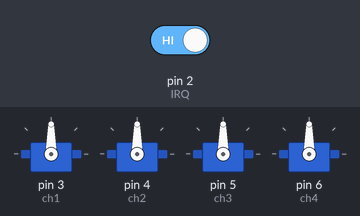
Bench run of a sketch on a simulated Arduino Uno, built with avr-gcc and run on an emulated ATmega328P. On the bench: 4 × servo. The inputs (shaded band) are chosen by the test bench; at power-on: pin 2 (IRQ) HIGH. What the sketch prints to the serial monitor is not drawn.

Above: at 1.2 s.
1.3 s: pin 2 (IRQ) driven LOW
At 2.5 s:
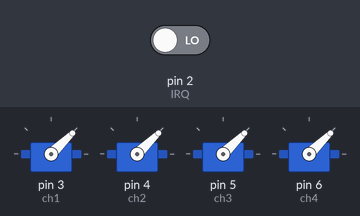
Timing chart, 0 to 4.3 s (numbered marks = the images above; inputs shaded):
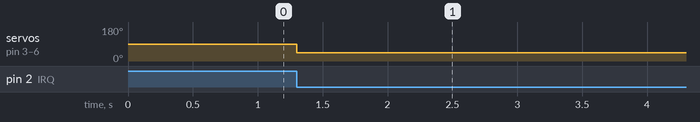

The sketch:

Reciever.ino
```cpp
#include <Servo.h>

//Uno Recieves
#define MOSI_PIN 11
#define MISO_PIN 12
#define SCK_PIN 13
#define SS_ARD_PIN 10
#define SS_PIN 9
#define CE_PIN 8  //CE HIGH for RX
#define IRQ 2

// nrf instructions

#define flush_tx 0b11100001
#define flush_rx 0b11100010

#define rd_rx_payload 0b01100001
#define wt_tx_payload 0b10100000

#define set_mode() SPCR&=0xf3
#define set_data_order() SPCR&=0xdf
#define begin_spi() SPCR|=0x40

//register addresses

#define nrf_config     0x00
#define en_AA 0x01
#define en_rx_addr     0x02
#define setup_aw       0x03
#define setup_retr     0x04
#define rf_ch          0x05
#define rf_setup       0x06
#define nrf_status     0x07
#define observe_tx     0x08
#define rpd            0x09
#define rx_addr_p0     0x0a
#define rx_addr_p1     0x0b
#define rx_addr_p2     0x0c
#define rx_addr_p3     0x0d
#define rx_addr_p4     0x0e
#define rx_addr_p5     0x0f
#define tx_addr        0x10
#define rx_pw_p0       0x11
#define rx_pw_p1       0x12
#define rx_pw_p2       0x13
#define rx_pw_p3       0x14
#define rx_pw_p4       0x15
#define rx_pw_p5       0x16
#define fifo_status    0x17
#define dyn_payload    0x1c
#define feature_reg    0x1d

byte data_in[6],rx_tx_addr[3]={0x1a,0x2b,0x3c};

Servo ch1,ch2,ch3,ch4;

void setup()
{
  Serial.begin(115200);
  ch1.attach(3);
  ch2.attach(4);
  ch3.attach(5);
  ch4.attach(6);
  init_spi();                     //intialize SPI on arduino
  set_sck_mode_order();           //set clock rate mode and data order
  begin_spi();                    //set SPI enable bit in SPCR
  config_nrf_rx();                //configure as transmitter
  clear_interrupts();
  Serial.print("\nAll set..!!");
}

void loop()
{
  Serial.print("\nBoo");
  //uint32_t temp=micros();
  //test_spi();
  //display_register();
  //Serial.print("\nFrequency\t");
  //Serial.print(1/((micros()-temp)*0.000001));
  //Serial.print("\n");
  delay(10);
}

void clear_interrupts()
{
  write_reg_bit(0x07,4,1);
  write_reg_bit(0x07,5,1);
  write_reg_bit(0x07,6,1);
}
```

display.ino
```cpp
void display_pwm()
{
  Serial.print("\nPWM VALUES\t");
  Serial.print(data_in[2]*4+1000);
  Serial.print("\t");
  Serial.print(data_in[3]*4+1000);
  Serial.print("\t");
  Serial.print(data_in[4]*4+1000);
  Serial.print("\t");
  Serial.print(data_in[5]*4+1000);
  Serial.print("\n\n");

}
void display_register()
{
  Serial.print("\nnrf_config ");
  Serial.print(read_reg(nrf_config),HEX);

  Serial.print("\nen_shock_burst ");
  Serial.print(read_reg(en_AA),HEX);

  Serial.print("\nen_rx_addr ");
  Serial.print(read_reg(en_rx_addr),HEX);

  Serial.print("\nsetup_aw ");
  Serial.print(read_reg(setup_aw),HEX);

  Serial.print("\nsetup_retr ");
  Serial.print(read_reg(setup_retr),HEX);

  Serial.print("\nrf_ch ");
  Serial.print(read_reg(rf_ch),HEX);

  Serial.print("\nrf_setup ");
  Serial.print(read_reg(rf_setup),HEX);

  Serial.print("\nnrf_status ");
  Serial.print(read_reg(nrf_status),HEX);

  Serial.print("\nobserve_tx ");
  Serial.print(read_reg(observe_tx),HEX);

  Serial.print("\nrpd ");
  Serial.print(read_reg(rpd),HEX);

  Serial.print("\nrx_addr_p0 ");
  Serial.print(read_reg(rx_addr_p0),HEX);

  Serial.print("\nrx_addr_p1 ");
  Serial.print(read_reg(rx_addr_p1),HEX);

  Serial.print("\nrx_addr_p2 ");
  Serial.print(read_reg(rx_addr_p2),HEX);

  Serial.print("\nrx_addr_p3 ");
  Serial.print(read_reg(rx_addr_p3),HEX);

  Serial.print("\nrx_addr_p4 ");
  Serial.print(read_reg(rx_addr_p4),HEX);

  Serial.print("\nrx_addr_p5 ");
  Serial.print(read_reg(rx_addr_p5),HEX);

  Serial.print("\ntx_addr ");
  Serial.print(read_reg(tx_addr),HEX);

  Serial.print("\nrx_pw_p0 ");
  Serial.print(read_reg(rx_pw_p0),HEX);

  Serial.print("\nrx_pw_p1 ");
  Serial.print(read_reg(rx_pw_p1),HEX);

  Serial.print("\nrx_pw_p2 ");
  Serial.print(read_reg(rx_pw_p2),HEX);

  Serial.print("\nrx_pw_p3 ");
  Serial.print(read_reg(rx_pw_p3),HEX);

  Serial.print("\nrx_pw_p4 ");
  Serial.print(read_reg(rx_pw_p4),HEX);

  Serial.print("\nrx_pw_p5 ");
  Serial.print(read_reg(rx_pw_p5),HEX);

  Serial.print("\nfifo_status ");
  Serial.print(read_reg(fifo_status),HEX);

  Serial.print("\ndyn_payload ");
  Serial.print(read_reg(dyn_payload),HEX);

  Serial.print("\nfeature_reg ");
  Serial.print(read_reg(feature_reg),HEX);
}

void display_recv_data()
{
  Serial.print("\nRecieved Bytes\t");
  Serial.print(data_in[2],DEC);
  Serial.print('\t');
  Serial.print(data_in[3],DEC);
  Serial.print('\t');
  Serial.print(data_in[4],DEC);
  Serial.print('\t');
  Serial.print(data_in[5],DEC);
}
```

rx_interrupt.ino
```cpp
void get_data()                              //ISR for reciever
{
  Serial.print("\nRX Interrupt");
  ss_low();
  data_in[0]=send_byte_ns(rd_rx_payload);   //Instruction to read payload
  data_in[2]=send_byte_ns(0);               // Read data byte 1
  data_in[3]=send_byte_ns(0);               //Read data byte 2
  data_in[4]=send_byte_ns(0);               // Read data byte 1
  data_in[5]=send_byte_ns(0);               //Read data byte 2
  ss_high();
  delay(2);
  write_reg_bit(0x07,6,1);                  //Clear Interrupt flag in STATUS reg of nRF very essential..because flag isn't automatically cleared when ISR is called
  ch1.writeMicroseconds(data_in[2]*4+1000); //one can make 10bytes packets on the tx node
  ch2.writeMicroseconds(data_in[3]*4+1000);
  ch3.writeMicroseconds(data_in[4]*4+1000);
  ch4.writeMicroseconds(data_in[5]*4+1000);
  //display_recv_data();
  //display_pwm();
}
```

spi_arduino.ino
```cpp
void ss_low()
{
  digitalWrite(SS_PIN,LOW);
}

void ss_high()
{
  digitalWrite(SS_PIN,HIGH);
}

void set_sck_mode_order()
{
  set_sck();
  set_mode();
  set_data_order();
}

void set_sck()
{
  SPCR&=0xFC;
  SPSR|=0x01;
}

ISR(SPI_STC_vect)
{
  Serial.print("\nArduino ISR CALLED");
}
```

spi_nrf.ino
```cpp
void init_spi()
{
  pinMode(MOSI_PIN,OUTPUT);
  pinMode(MISO_PIN,INPUT);
  pinMode(SCK_PIN,OUTPUT);
  pinMode(SS_ARD_PIN,OUTPUT);
  pinMode(SS_PIN,OUTPUT);
  pinMode(IRQ,INPUT);
  SPCR=0x00;
  SPCR|=0x10; //Interrupt disabled,Arduino as Master.
  delay(2);
}

byte send_byte(byte data)           //send byte via spi
{
  ss_low();
  SPDR=data;
  while(!(SPSR & (1<<SPIF)));
  data_in[0]=SPDR;
  ss_high();
  return data_in[0];
}

byte send_byte_ns(byte data)      //send byte via SPI non stop..just like spi.transfer
{
  SPDR=data;
  while(!(SPSR & (1<<SPIF)));
  return SPDR;
}

void write_reg(byte address, byte value)
{
  ss_low();
  SPDR=32 + address;
  while(!(SPSR & (1<<SPIF)));
  data_in[0]=SPDR;

  SPDR=value;
  while(!(SPSR & (1<<SPIF)));
  data_in[1]=SPDR;
  ss_high();
}

void write_reg_bit(byte address,byte bit_no,boolean value)
{
  data_in[1]=read_reg(address);

  if (value==1)
    bitSet(data_in[1],bit_no);
  else if(value==0)
    bitClear(data_in[1],bit_no);

  write_reg(address,data_in[1]);
}

void write_addr_reg(byte address,byte value[3])
{
  ss_low();
  SPDR=32 + address;
  while(!(SPSR & (1<<SPIF)));
  SPDR=value[0];
  while(!(SPSR & (1<<SPIF)));
  SPDR=value[1];
  while(!(SPSR & (1<<SPIF)));
  SPDR=value[2];
  while(!(SPSR & (1<<SPIF)));
  ss_high();

}

byte read_reg(byte address)
{
  ss_low();
  SPDR=address;
  while(!(SPSR & (1<<SPIF)));
  data_in[0]=SPDR;

  SPDR=0b00000000;
  while(!(SPSR & (1<<SPIF)));
  data_in[1]=SPDR;
  ss_high();
  return data_in[1];
}

boolean read_reg_bit(byte address, byte bit_no)
{
  data_in[1]=read_reg(address);
  return((data_in[1]>>bit_no) & 0x01);
}

void test_spi()
{
  write_reg(0x00,0x0A);

  Serial.print("\nConfig ");
  Serial.print(read_reg(0x00),HEX);

  write_reg(0x00,0x1A);

  Serial.print("\nConfig ");
  Serial.print(read_reg(0x00),HEX);
}
```

config_nrf.ino
```cpp
void config_nrf_rx()
{
  write_reg_bit(nrf_config,1,1);          //power up
  write_reg_bit(0x00,0,1);    //RX MODE

  write_reg_bit(0x00,6,0);    //RX_DR Enable
  write_reg_bit(0x00,5,1);    //TX_DS disable
  write_reg_bit(0x00,4,1);    //RT disable

  send_byte(flush_rx);
  send_byte(flush_tx);

  write_reg(0x11,0x04);       //set rx payload 2 bytes
  digitalWrite(CE_PIN,HIGH);
  delay(10);

  write_reg(en_rx_addr,0x01);       //Enable RX address pipe 0
  write_reg(setup_aw,0x01);         //first two bits of setupt_aw =01 means 3 byte address length
  write_addr_reg(0x0a,rx_tx_addr);  //write RX pipe0 address in register
  write_addr_reg(0x10,rx_tx_addr);  //write TX address in register

  write_reg(en_AA,0x01);                  //Disable shock burst in case
  write_reg(setup_retr,0x23);             //set retries to 3 with 750us delay

  write_reg(rf_ch,0x01);            //RF channel 1
  write_reg(rf_setup,0x26);         // 250kbps
  write_reg(feature_reg,0x00);

  attachInterrupt(0,get_data,FALLING);  //attach interrupt..when new data is avaialble nrf pulls down interrupt 0 pin of arduino and get_data() is called
  delay(20);
}
```

Measured:
- after the input at 1.3 s, servo on pin 3 (ch1), servo on pin 4 (ch2), servo on pin 5 (ch3), servo on pin 6 (ch4): 90° → 44° at once
